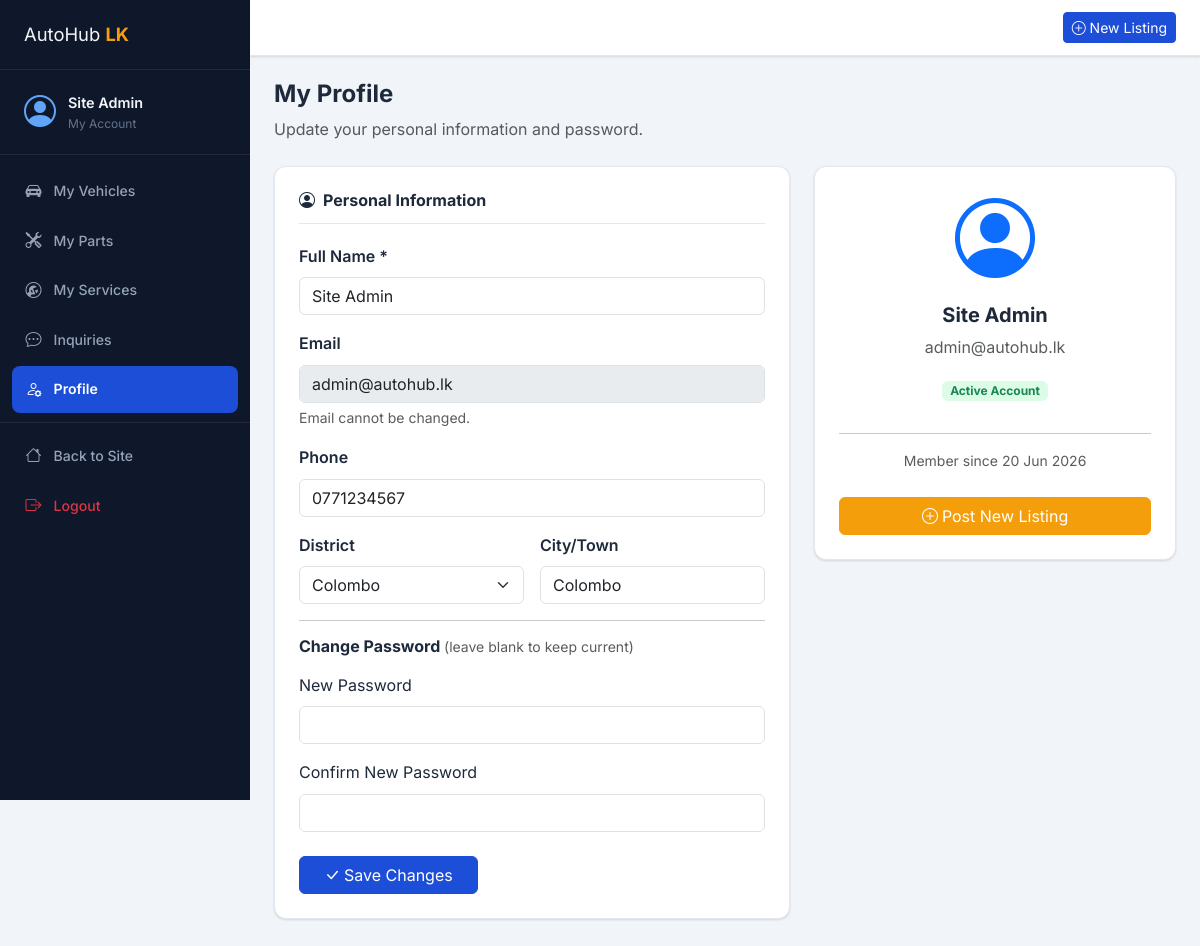
Screenshot of /public/dashboard/profile (signed in) with the database file from the repository.
### tables this page shows
CREATE TABLE `users` (
  `id` int(10) UNSIGNED NOT NULL,
  `name` varchar(120) NOT NULL,
  `email` varchar(180) NOT NULL,
  `phone` varchar(20) NOT NULL DEFAULT '',
  `password_hash` varchar(255) NOT NULL,
  `role` enum('user','admin') NOT NULL DEFAULT 'user',
  `district` varchar(80) NOT NULL DEFAULT '',
  `city` varchar(80) NOT NULL DEFAULT '',
  `status` enum('active','suspended') NOT NULL DEFAULT 'active',
  `created_at` datetime NOT NULL DEFAULT current_timestamp()
);

### app/core/Controller.php (called while the page is built, shortened)
<?php
class Controller
{
    protected function view(string $view, array $data = [], string $layout = 'public'): void
    {
        extract($data);
        $viewFile = APP_ROOT . '/app/views/' . $view . '.php';
        require $viewFile;
    }
}

### app/controllers/DashboardController.php (called while the page is built, shortened)
<?php
require_once APP_ROOT . '/app/models/UserModel.php';
require_once APP_ROOT . '/app/models/LookupModel.php';
class DashboardController extends Controller
{
    private UserModel    $users;
    private LookupModel  $lookup;
    public function __construct()
    {
        $this->users    = new UserModel();
        $this->lookup   = new LookupModel();
    }
    private function uid(): int { return (int)$_SESSION['user_id']; }
    public function profile(): void
    {
        $user      = $this->users->findById($this->uid());
        $districts = $this->lookup->getAllDistricts();
        $this->view('dashboard/profile', compact('user','districts'), 'dashboard');
    }
}

### public/index.php (called while the page is built, shortened)
<?php
require_once ROOT . '/config/database.php';
require_once ROOT . '/app/core/Model.php';
require_once ROOT . '/app/core/Controller.php';
require_once ROOT . '/app/core/Router.php';
require_once ROOT . '/includes/helpers.php';
$router = new Router();
$router->get('/',                      'HomeController@index');
$router->get('/about',                 'AboutController@index');
$router->get('/contact',               'ContactController@show');
$router->post('/contact',              'ContactController@submit');
$router->get('/promotions',            'PromotionController@index');
$router->get('/vehicles',              'VehicleController@index');
$router->get('/vehicles/{id}',         'VehicleController@show');
$router->post('/vehicles/{id}/inquiry','VehicleController@inquiry');
$router->get('/parts',                 'PartController@index');
$router->get('/parts/{id}',            'PartController@show');
$router->post('/parts/{id}/inquiry',   'PartController@inquiry');
$router->get('/services',              'ServiceController@index');
$router->get('/services/{id}',         'ServiceController@show');
$router->post('/services/{id}/inquiry','ServiceController@inquiry');
$router->get('/login',                 'AuthController@showLogin');
$router->post('/login',                'AuthController@login');
$router->get('/register',              'AuthController@showRegister');
$router->post('/register',             'AuthController@register');
$router->get('/logout',                'AuthController@logout');
$router->get('/forgot-password',       'AuthController@showForgotPassword');
$router->post('/forgot-password',      'AuthController@forgotPassword');
$router->get('/ajax/models',           'VehicleController@ajaxModels');
$router->get('/ajax/cities',           'ContactController@ajaxCities');
$router->get('/dashboard',                         'DashboardController@index');
$router->get('/dashboard/profile',                 'DashboardController@profile');
$router->post('/dashboard/profile',                'DashboardController@updateProfile');
$router->get('/dashboard/vehicles',                'DashboardController@myVehicles');
$router->get('/dashboard/vehicles/create',         'DashboardController@createVehicle');
$router->post('/dashboard/vehicles/create',        'DashboardController@storeVehicle');
$router->get('/dashboard/vehicles/{id}/edit',      'DashboardController@editVehicle');
$router->post('/dashboard/vehicles/{id}/edit',     'DashboardController@updateVehicle');
$router->post('/dashboard/vehicles/{id}/delete',   'DashboardController@deleteVehicle');
$router->post('/dashboard/vehicles/{id}/sold',     'DashboardController@markVehicleSold');
$router->get('/dashboard/parts',                   'DashboardController@myParts');
$router->get('/dashboard/parts/create',            'DashboardController@createPart');
$router->post('/dashboard/parts/create',           'DashboardController@storePart');
$router->get('/dashboard/parts/{id}/edit',         'DashboardController@editPart');
$router->post('/dashboard/parts/{id}/edit',        'DashboardController@updatePart');
$router->post('/dashboard/parts/{id}/delete',      'DashboardController@deletePart');
$router->get('/dashboard/services',                'DashboardController@myServices');
$router->get('/dashboard/services/provider/edit',  'DashboardController@editProvider');
$router->post('/dashboard/services/provider/edit', 'DashboardController@updateProvider');
$router->get('/dashboard/services/create',         'DashboardController@createService');
$router->post('/dashboard/services/create',        'DashboardController@storeService');
$router->get('/dashboard/services/{id}/edit',      'DashboardController@editService');
$router->post('/dashboard/services/{id}/edit',     'DashboardController@updateService');
$router->post('/dashboard/services/{id}/delete',   'DashboardController@deleteService');
$router->post('/dashboard/services/{id}/addon',    'DashboardController@addAddon');
$router->post('/dashboard/addons/{id}/delete',     'DashboardController@deleteAddon');
$router->get('/dashboard/inquiries',               'DashboardController@inquiries');
$router->get('/admin/login',                        'AdminController@showLogin');
$router->post('/admin/login',                       'AdminController@login');
$router->get('/admin/logout',                       'AdminController@logout');
$router->get('/admin',                              'AdminController@dashboard');
$router->get('/admin/dashboard',                    'AdminController@dashboard');
$router->get('/admin/users',                        'AdminController@users');
$router->post('/admin/users/{id}/suspend',          'AdminController@suspendUser');
$router->post('/admin/users/{id}/activate',         'AdminController@activateUser');
$router->post('/admin/users/{id}/delete',           'AdminController@deleteUser');
$router->get('/admin/vehicles',                     'AdminController@vehicles');
$router->post('/admin/vehicles/{id}/approve',       'AdminController@approveVehicle');
$router->post('/admin/vehicles/{id}/reject',        'AdminController@rejectVehicle');
$router->post('/admin/vehicles/{id}/feature',       'AdminController@featureVehicle');
$router->post('/admin/vehicles/{id}/delete',        'AdminController@deleteVehicle');
$router->get('/admin/parts',                        'AdminController@parts');
$router->post('/admin/parts/{id}/approve',          'AdminController@approvePart');
$router->post('/admin/parts/{id}/reject',           'AdminController@rejectPart');
$router->post('/admin/parts/{id}/feature',          'AdminController@featurePart');
$router->post('/admin/parts/{id}/delete',           'AdminController@deletePart');
$router->get('/admin/services',                     'AdminController@services');
$router->post('/admin/services/{id}/approve',       'AdminController@approveService');
$router->post('/admin/services/{id}/reject',        'AdminController@rejectService');
$router->post('/admin/services/{id}/delete',        'AdminController@deleteService');
$router->get('/admin/lookup',                       'AdminController@lookup');
$router->post('/admin/lookup/manufacturer',         'AdminController@saveManufacturer');
$router->post('/admin/lookup/manufacturer/{id}/delete', 'AdminController@deleteManufacturer');
$router->post('/admin/lookup/model',                'AdminController@saveModel');
$router->post('/admin/lookup/model/{id}/delete',    'AdminController@deleteModel');
$router->post('/admin/lookup/part-category',        'AdminController@savePartCategory');
$router->post('/admin/lookup/part-category/{id}/delete', 'AdminController@deletePartCategory');
$router->post('/admin/lookup/service-category',     'AdminController@saveServiceCategory');
$router->post('/admin/lookup/service-category/{id}/delete', 'AdminController@deleteServiceCategory');
$router->post('/admin/lookup/district',             'AdminController@saveDistrict');
$router->post('/admin/lookup/city',                 'AdminController@saveCity');
$router->post('/admin/lookup/city/{id}/delete',     'AdminController@deleteCity');
$router->get('/admin/promotions',                   'AdminController@promotions');
$router->post('/admin/promotions/add',              'AdminController@addPromotion');
$router->post('/admin/promotions/{id}/remove',      'AdminController@removePromotion');
$router->get('/admin/inquiries',                    'AdminController@inquiries');
$router->get('/admin/inquiries/{id}',               'AdminController@viewInquiry');
$router->post('/admin/inquiries/{id}/delete',       'AdminController@deleteInquiry');
$router->get('/admin/reports',                      'AdminController@reports');
$url    = $_GET['url'] ?? '/';
$method = $_SERVER['REQUEST_METHOD'];
$router->dispatch($url, $method);

### includes/helpers.php (called while the page is built, shortened)
<?php
function e(string|null $str): string
{
    return htmlspecialchars((string)$str, ENT_QUOTES | ENT_SUBSTITUTE, 'UTF-8');
}
function formatDate(string $dateStr): string
{
    return date('d M Y', strtotime($dateStr));
}
function url(string $path = ''): string
{
    return BASE_URL . '/' . ltrim($path, '/');
}
function selectedIf(mixed $a, mixed $b): string
{
    return $a == $b ? ' selected' : '';
}

### config/database.php (called while the page is built, shortened)
<?php
class Database
{
    private static ?PDO $instance = null;
    public static function getInstance(): PDO
    {
        if (self::$instance === null) {
            $dsn = sprintf(
                'mysql:host=%s;dbname=%s;charset=%s',
                DB_HOST,
                DB_NAME,
                DB_CHARSET
            );
            $options = [
                PDO::ATTR_ERRMODE            => PDO::ERRMODE_EXCEPTION,
                PDO::ATTR_DEFAULT_FETCH_MODE => PDO::FETCH_ASSOC,
                PDO::ATTR_EMULATE_PREPARES   => false,
                PDO::MYSQL_ATTR_INIT_COMMAND => "SET NAMES utf8mb4 COLLATE utf8mb4_unicode_ci",
            ];
            try {
                self::$instance = new PDO($dsn, DB_USER, DB_PASS, $options);
            } catch (PDOException $e) {
                if (APP_DEBUG) {
                    die('Database connection failed: ' . $e->getMessage());
                } else {
                    die('Database connection error. Please try again later.');
                }
            }
        }
        return self::$instance;
    }
}

### app/core/Model.php (called while the page is built, shortened)
<?php
class Model
{
    protected PDO $db;
    public function __construct()
    {
        $this->db = Database::getInstance();
    }
    protected function fetchAll(string $sql, array $params = []): array
    {
        $stmt = $this->db->prepare($sql);
        $stmt->execute($params);
        return $stmt->fetchAll();
    }
    protected function fetchOne(string $sql, array $params = []): array|false
    {
        $stmt = $this->db->prepare($sql);
        $stmt->execute($params);
        return $stmt->fetch();
    }
}

### app/models/UserModel.php (called while the page is built, shortened)
<?php
class UserModel extends Model
{
    public function findById(int $id): array|false
    {
        return $this->fetchOne('SELECT * FROM users WHERE id = ?', [$id]);
    }
}

### app/models/LookupModel.php (called while the page is built, shortened)
<?php
class LookupModel extends Model
{
    public function getAllDistricts(): array { return $this->fetchAll('SELECT * FROM districts ORDER BY name'); }
}

### app/views/dashboard/profile.php (the view, shortened to what this page needs)
<div class="mb-4">
  <h2 class="h4 fw-bold">My Profile</h2>
  <p class="text-muted">Update your personal information and password.</p>
</div>
<div class="row g-4">
  <div class="col-lg-7">
    <div class="dash-card">
      <h5 class="dash-card-title"><i class="bi bi-person-circle me-2"></i>Personal Information</h5>
      <form method="POST" action="<?= url('dashboard/profile') ?>">
        <div class="mb-3">
          <label class="form-label fw-semibold">Full Name *</label>
          <input type="text" name="name" class="form-control" value="<?= e($user['name']) ?>" required>
        </div>
        <div class="mb-3">
          <label class="form-label fw-semibold">Email</label>
          <input type="email" class="form-control" value="<?= e($user['email']) ?>" disabled>
          <div class="form-text">Email cannot be changed.</div>
        </div>
        <div class="mb-3">
          <label class="form-label fw-semibold">Phone</label>
          <input type="tel" name="phone" class="form-control" placeholder="0771234567" value="<?= e($user['phone']) ?>">
        </div>
        <div class="row g-3 mb-3">
          <div class="col-6">
            <label class="form-label fw-semibold">District</label>
            <select name="district" class="form-select">
              <?php foreach ($districts as $d): ?>
                <option value="<?= e($d['name']) ?>" <?= selectedIf($user['district'],$d['name']) ?>><?= e($d['name']) ?></option>
              <?php endforeach; ?>
            </select>
          </div>
          <div class="col-6">
            <label class="form-label fw-semibold">City/Town</label>
            <input type="text" name="city" class="form-control" value="<?= e($user['city']) ?>">
          </div>
        </div>
        <hr>
        <h6 class="fw-bold mb-3">Change Password <span class="text-muted fw-normal small">(leave blank to keep current)</span></h6>
        <div class="mb-3">
          <label class="form-label">New Password</label>
          <input type="password" name="new_password" class="form-control" minlength="8" autocomplete="new-password">
        </div>
        <div class="mb-4">
          <label class="form-label">Confirm New Password</label>
          <input type="password" name="confirm_password" class="form-control" autocomplete="new-password">
        </div>
        <button type="submit" class="btn btn-primary px-4"><i class="bi bi-check-lg me-1"></i>Save Changes</button>
      </form>
    </div>
  </div>
  <div class="col-lg-5">
    <div class="dash-card text-center">
      <div class="profile-avatar mb-3"><i class="bi bi-person-circle display-1 text-primary"></i></div>
      <h5 class="fw-bold"><?= e($user['name']) ?></h5>
      <p class="text-muted"><?= e($user['email']) ?></p>
      <p class="badge bg-success-subtle text-success">Active Account</p>
      <hr>
      <p class="text-muted small">Member since <?= formatDate($user['created_at']) ?></p>
      <a href="<?= url('dashboard/vehicles/create') ?>" class="btn btn-warning w-100 mt-2"><i class="bi bi-plus-circle me-1"></i>Post New Listing</a>
    </div>
  </div>
</div>

### app/core/Router.php (shortened to what this page needs)
<?php
class Router
{
    private array $routes = [];
    private function addRoute(string $method, string $pattern, string $handler): void
    {
        $this->routes[] = [
            'method'  => $method,
            'pattern' => $pattern,
            'handler' => $handler,
        ];
    }
    public function dispatch(string $url, string $requestMethod): void
    {
        $url = '/' . trim($url, '/');
        foreach ($this->routes as $route) {
            if ($route['method'] !== 'ANY' && $route['method'] !== strtoupper($requestMethod)) {
                continue;
            }
            $pattern = $route['pattern'];
            $regex = preg_replace('/\{([a-zA-Z_]+)\}/', '(?P<$1>[^/]+)', $pattern);
            $regex = '#^' . $regex . '$#';
            if (preg_match($regex, $url, $matches)) {
                $params = array_filter($matches, 'is_string', ARRAY_FILTER_USE_KEY);
                [$controllerName, $method] = explode('@', $route['handler']);
                $controller = new $controllerName();
                call_user_func_array([$controller, $method], $params);
                return;
            }
        }
    }
}

### rows the page displays
users: name "Site Admin", email "admin@autohub.lk", phone "0771234567", city "Colombo", created_at "20 Jun 2026"

### other values shown
form field district "Colombo"
